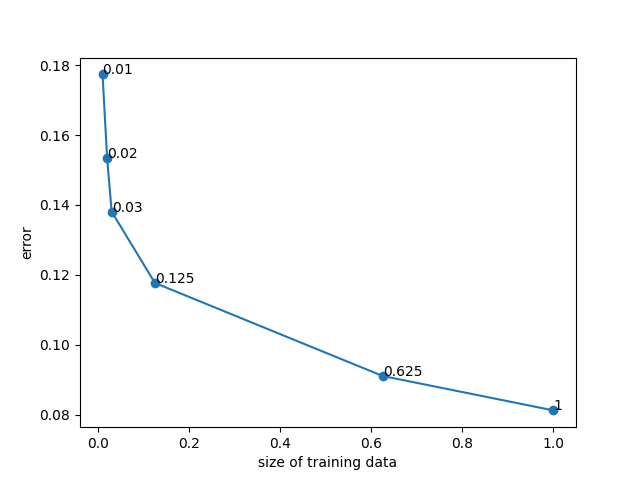

The script that drew this image:
import numpy as np
import pandas as pd
from matplotlib import pyplot as plt
from scipy import stats
from sklearn.metrics import accuracy_score
from sklearn.model_selection import train_test_split


def predict(X_train, X_test, Y_train, k):
    m = X_train.shape[0]
    n = X_test.shape[0]
    y_pred = []

    for i in range(n):
        distance = []
        for j in range(m):
            d = (np.sqrt(np.sum(np.square(X_test[i, :] - X_train[j, :]))))
            distance.append((d, Y_train[j]))
        distance = sorted(distance)

        neighbors = []
        for item in range(k):
            neighbors.append(distance[item][1][0])

        y_pred.append(1 if sum(neighbor == 1 for neighbor in neighbors) > sum(neighbor == -1 for neighbor in neighbors) else -1)
    return y_pred


data = pd.read_csv("phishing.data", delimiter=',', header=None)

data = data.values

X = data[:, :-1]
Y = data[:, -1].reshape(data.shape[0], 1)


results = {
    0.01: [],
    0.02: [],
    0.03: [],
    0.125: [],
    0.625: [],
    1: []
}
sizes = [0.01, 0.02, 0.03, 0.125, 0.625, 1]

for random_state in range(3):
    print('random_state', random_state)
    X_train, X_test, Y_train, Y_test = train_test_split(X, Y, test_size=0.3, random_state=random_state)

    X_train = np.vstack((np.ones((X_train.shape[0],)), X_train.T)).T
    X_test = np.vstack((np.ones((X_test.shape[0],)), X_test.T)).T

    for size in sizes:
        print('size', size)
        if size != 1:
            _, X_train_frac, _, Y_train_frac = train_test_split(X_train, Y_train, test_size=size,
                                                                random_state=random_state)
        else:
            X_train_frac = X_train
            Y_train_frac = Y_train

        y_pred = predict(X_train_frac, X_test, Y_train_frac, 16)

        error = 1-accuracy_score(Y_test, y_pred)

        results[size].append(error)

for size in sizes:
    print('average for size', size, 'equals', sum(results[size]) / (len(results[size])))

points = [sum(results[size]) / (len(results[size])) for size in sizes]

print(results)

X = np.array(sizes)
Y = np.array(points)

f, ax = plt.subplots(1)
plt.ylabel("error")
plt.xlabel("size of training data")
plt.scatter(X, Y)
n = [0.01, 0.02, 0.03, 0.125, 0.625, 1]
for i, txt in enumerate(n):
    plt.annotate(txt, (X[i], Y[i]))
plt.plot(X, Y)
plt.show()
